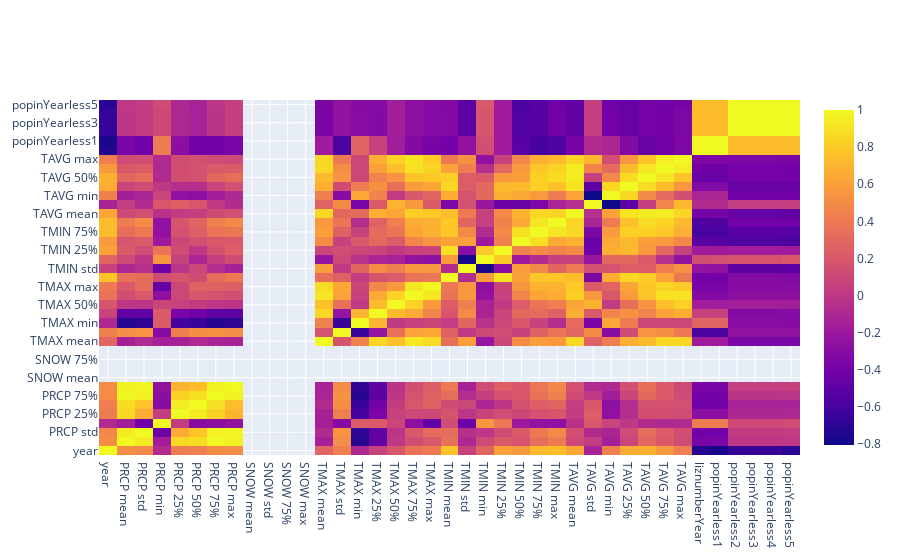

Notebook cell for this chart:
### Markdown cell above
### Summer

### Code cell
corrPortal_summer = df_reg_season.loc[(df_reg_season.source=='portal')&(df_reg_season.season.isin(['summer']))]\
.drop(columns=['PRCP count', 'SNOW count', 'TMAX count', 'TMIN count', 'TAVG count','propFemale',
              'SNOW min', 'SNOW 25%', 'SNOW 50%',]).corr()
testx = corrPortal_summer.columns
testy = corrPortal_summer.index
testz = corrPortal_summer.values
test = go.Figure(go.Heatmap(x=testx,y=testy,z=testz))
plot(test, filename = 'portal summer correlation matrix.html')
iplot(test, filename = 'portal summer correlation matrix.html')

### Figure 1 — Plotly figure (JSON) as saved in the notebook; plotly's stock layout.template omitted (floating-point values rounded to 4 significant figures; data arrays with more than 128 entries replaced by an {"elided": "..."} marker saying what was removed)
{"data": [{"type": "heatmap", "x": ["year", "PRCP mean", "PRCP std", "PRCP min", "PRCP 25%", "PRCP 50%", "PRCP 75%", "PRCP max", "SNOW mean", "SNOW std", "SNOW 75%", "SNOW max", "TMAX mean", "TMAX std", "TMAX min", "TMAX 25%", "TMAX 50%", "TMAX 75%", "TMAX max", "TMIN mean", "TMIN std", "TMIN min", "TMIN 25%", "TMIN 50%", "TMIN 75%", "TMIN max", "TAVG mean", "TAVG std", "TAVG min", "TAVG 25%", "TAVG 50%", "TAVG 75%", "TAVG max", "liznumberYear", "popinYearless1", "popinYearless2", "popinYearless3", "popinYearless4", "popinYearless5"], "y": ["year", "PRCP mean", "PRCP std", "PRCP min", "PRCP 25%", "PRCP 50%", "PRCP 75%", "PRCP max", "SNOW mean", "SNOW std", "SNOW 75%", "SNOW max", "TMAX mean", "TMAX std", "TMAX min", "TMAX 25%", "TMAX 50%", "TMAX 75%", "TMAX max", "TMIN mean", "TMIN std", "TMIN min", "TMIN 25%", "TMIN 50%", "TMIN 75%", "TMIN max", "TAVG mean", "TAVG std", "TAVG min", "TAVG 25%", "TAVG 50%", "TAVG 75%", "TAVG max", "liznumberYear", "popinYearless1", "popinYearless2", "popinYearless3", "popinYearless4", "popinYearless5"], "z": {"elided": "39x39 float values"}}], "layout": {}}
